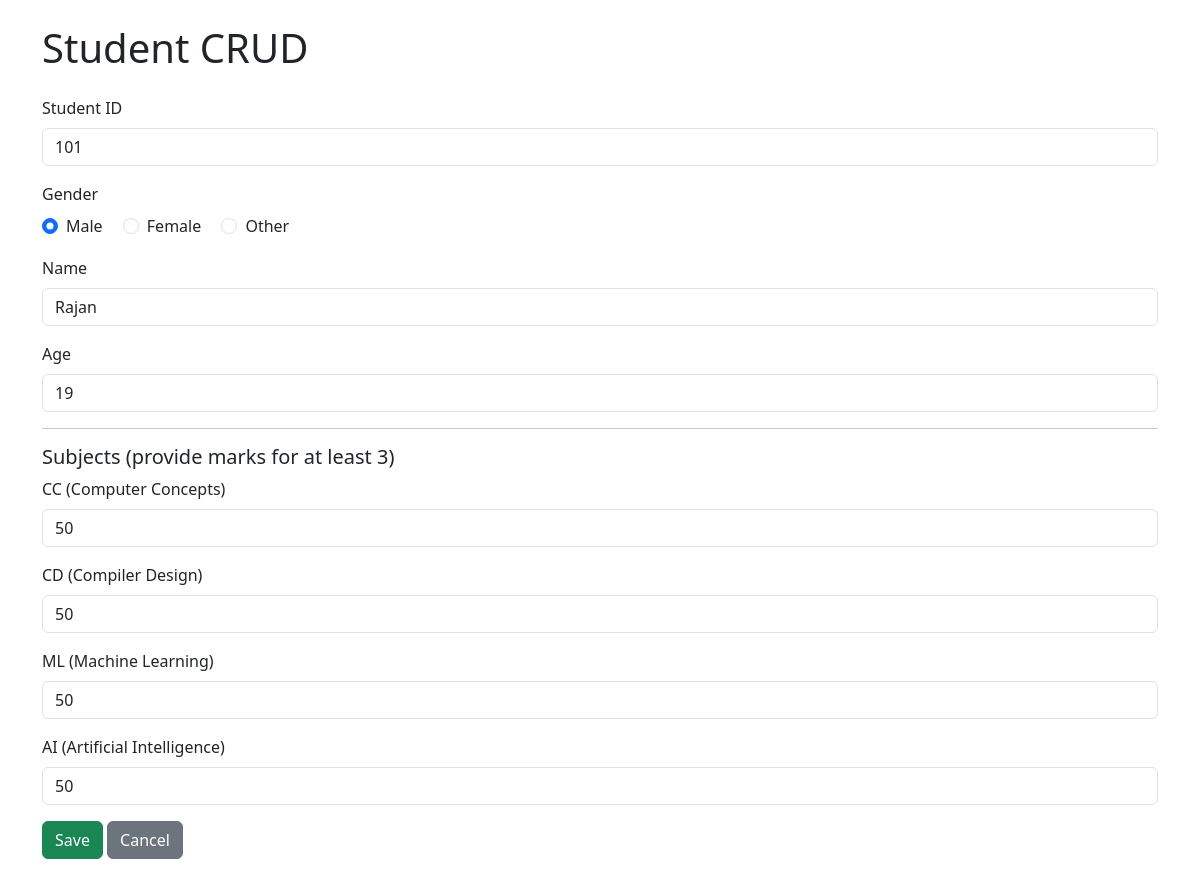
Page /edit/101 (signed in) on the committed database.
### 5_std_crud_opr.py (models this page shows, shortened)
class Student(db.Model):
	id = db.Column(db.Integer, primary_key=True)
	student_id = db.Column(db.String(50), unique=True, nullable=False)
	name = db.Column(db.String(120), nullable=False)
	age = db.Column(db.Integer, nullable=False)
	gender = db.Column(db.String(20), nullable=True)
	subject1 = db.Column(db.Integer, nullable=True)
	subject2 = db.Column(db.Integer, nullable=True)
	subject_cc = db.Column(db.Integer, nullable=True)
	subject_cd = db.Column(db.Integer, nullable=True)
	subject_ml = db.Column(db.Integer, nullable=True)
	subject_ai = db.Column(db.Integer, nullable=True)
	total = db.Column(db.Integer, nullable=True)
	percentage = db.Column(db.Float, nullable=True)
	status = db.Column(db.String(10), nullable=True)

### 5_std_crud_opr.py (the view, shortened to what this page needs)
@app.route('/edit/<student_id>', methods=['GET', 'POST'])
@login_required
def edit(student_id):
	student = Student.query.filter_by(student_id=student_id).first_or_404()
	return render_template('form.html', action=url_for('edit', student_id=student.student_id), student=student)

### 5_std_crud_opr.py (called while the page is built)
@login_manager.user_loader
def load_user(user_id):
	return User.query.get(int(user_id))

### templates/form.html (shortened to what this page needs)
{% extends 'base.html' %}
{% block content %}
<form method="post" action="{{ action }}">
  <div class="mb-3">
    <label class="form-label">Student ID</label>
    <input name="student_id" class="form-control" value="{{ student.student_id if student else '' }}" required>
  </div>
  <div class="mb-3">
    <label class="form-label">Gender</label>
    <div>
      <div class="form-check form-check-inline">
        <input class="form-check-input" type="radio" name="gender" id="g_male" value="Male" {% if student and student.gender=='Male' %}checked{% endif %}>
        <label class="form-check-label" for="g_male">Male</label>
      </div>
      <div class="form-check form-check-inline">
        <input class="form-check-input" type="radio" name="gender" id="g_female" value="Female" {% if student and student.gender=='Female' %}checked{% endif %}>
        <label class="form-check-label" for="g_female">Female</label>
      </div>
      <div class="form-check form-check-inline">
        <input class="form-check-input" type="radio" name="gender" id="g_other" value="Other" {% if student and student.gender=='Other' %}checked{% endif %}>
        <label class="form-check-label" for="g_other">Other</label>
      </div>
    </div>
  </div>
  <div class="mb-3">
    <label class="form-label">Name</label>
    <input name="name" class="form-control" value="{{ student.name if student else '' }}" required>
  </div>
  <div class="mb-3">
    <label class="form-label">Age</label>
    <input name="age" type="number" class="form-control" value="{{ student.age if student else '' }}" required>
  </div>
  <hr>
  <h5>Subjects (provide marks for at least 3)</h5>
  <div class="mb-3">
    <label class="form-label">CC (Computer Concepts)</label>
    <input name="subject_cc" type="number" min="0" max="100" class="form-control" value="{{ student.subject_cc if student else '' }}">
  </div>
  <div class="mb-3">
    <label class="form-label">CD (Compiler Design)</label>
    <input name="subject_cd" type="number" min="0" max="100" class="form-control" value="{{ student.subject_cd if student else '' }}">
  </div>
  <div class="mb-3">
    <label class="form-label">ML (Machine Learning)</label>
    <input name="subject_ml" type="number" min="0" max="100" class="form-control" value="{{ student.subject_ml if student else '' }}">
  </div>
  <div class="mb-3">
    <label class="form-label">AI (Artificial Intelligence)</label>
    <input name="subject_ai" type="number" min="0" max="100" class="form-control" value="{{ student.subject_ai if student else '' }}">
  </div>
  <button class="btn btn-success" type="submit">Save</button>
  <a class="btn btn-secondary" href="{{ url_for('index') }}">Cancel</a>
</form>
{% endblock %}

### rows in the picture
Student: student_id "101", gender "☑ Male", gender "☐ Female", gender "☐ Other", name "Rajan", age "19", subject_cc "50", subject_cd "50", subject_ml "50", subject_ai "50"
